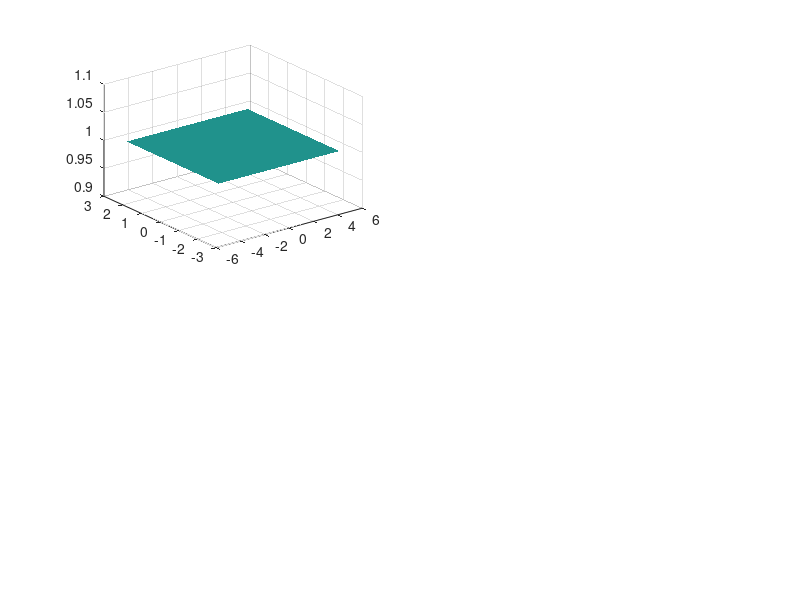

This chart was generated by the following MATLAB code: (Note: this script raises an error after producing the figure.)
% Semi-implicit scheme of Casulli for the 2D shallow water equations with
% wetting and drying and sediment transport
clear;
% close all;

global g gamma Nx Ny dx dy dt;
global sA sm sUc sphi;

%  physical parameters
xL =-5;     xR = 5; 
yL =-2.5;   yR = 2.5;
g = 9.81;       % acceleration due to gravity
gamma = 0.0;   % bottom friction coefficient

sA   = 0.24;  % some coefficient in the sediment transport flux
sm   = 3;    % sediment flux parameter
sUc  = 0.3;  % critical velocity below which sediment does not move
sphi = 0.05; % porosity of the sediment

% method parameters
Nx = 128;
Ny = 64;
dx = (xR-xL)/Nx;
dy = (yR-yL)/Ny;

x  = linspace(xL,xR,Nx+1); % face x-coordinates of the cells
y  = linspace(yL,yR,Ny+1); % face y-coordinates of the cells
xb = 0.5*(x(2:end) + x(1:end-1)); % cell bary-centers in x 
yb = 0.5*(y(2:end) + y(1:end-1)); % cell bary-centers in y

% time parameters
t   = 0;
dt0 = 0.1;
CFL = 0.5;    % Courant-Friedrichs-Levi number <= 1

% initial conditions
[Xb,Yb] = meshgrid(xb,yb);
[X ,Y ] = meshgrid(x ,y );
dt0  = 0.1;
tend = 100;
etab = 1*ones(Nx,Ny) + 0*exp(-0.5*( (Xb'-0).^2 + (Yb'-0).^2 )/0.9^2);
bathb= 0.4*exp(-0.5*( (Xb'+2.5).^2 + (Yb'-1).^2 )/0.5^2) + ...
       0.4*exp(-0.5*( (Xb'-2.5).^2 + (Yb'+1).^2 )/0.5^2);
b0 = bathb;
Hb = max(0,etab - bathb); % total water depth in the cell centers
u = 1.0*ones(Nx+1,Ny); % y-velocity at the cell faces 
v = zeros(Nx,Ny+1); % y-velocity at the cell faces 

% plot initial conditions
subplot(2,2,1)
surf(xb,yb,etab','FaceColor','interp','EdgeColor','none');%'EdgeColor','none',
alpha 0.25;
hold on
sb = surf(xb,yb,bathb','EdgeColor','none','FaceColor','flat');
camlight;
view([1 35])
axis([xL xR yL yR -1 1.5])
xlabel('x')
ylabel('y')
hold off
% axis equal;

% t loop
Nt = 100000000;
for n = 1:Nt
    umax = max(max(abs(u)));
    vmax = max(max(abs(v)));
    bmax = max(max(abs(Diffbflux(u,v,Hb))));
    Cmax = max([ umax vmax bmax]);
    dt = min(dt0,CFL*dx/Cmax)
    if(t + dt > tend)
        dt = tend - t;
    end
    if(t >= tend)
        break
    end

    %
    Hb = max(0,etab - bathb); % total water depth in the cell centers
    [Hmx,Hpx,Hmy,Hpy,Hx,Hy,tHx,tHy,rhsb] = LinearPartCoef(Hb,u,v); 

    % Explicit subsystem (velocity convection)
    [u,v] = MomentumConvection(u,v);
    [u,v] = VelocityFilter(u,v,tHx,tHy);
    % bathymetry update
    bathb = BathUpdate(bathb,u,v,Hb);
  
    % Newton-type iterations
    kMax = 100;
    for k = 1:kMax
        % determine the wet cells
        Hb = max(0,etab - bathb);
        wet = Hb > 0;
        Teta = Hb + MatVecProd(etab,bathb,Hmx,Hpx,Hmy,Hpy,wet);
        residual = Teta - rhsb;
        res_norm = norm(residual);
        if(max(max(abs(residual)))<1e-10)
            break
        end
        [deta,CGk,CGerr] = CGSolver(residual,bathb,Hmx,Hpx,Hmy,Hpy,wet);
        etab = etab - deta;
    end
    % update the velocity
    [u,v] = VelocityUpdate(u,v,etab,Hx,Hy);

    t = t + dt;
    
    %% Postprocessing and plotting
    epsPlot = 1e-2;
    etabPlot = etab;
    etabPlot(Hb<epsPlot)=NaN;
    ub = 0.5*(u(1:end-1,:) + u(2:end,:));
    vb = 0.5*(v(:,1:end-1) + v(:,2:end));
    uvb = sqrt(ub.^2 + vb.^2);
    uvb(Hb<epsPlot)=NaN;

    subplot(2,2,1)
    surf(xb,yb,(etabPlot)','FaceColor','interp','EdgeColor','none');%'EdgeColor','none',
    alpha 0.75;
    hold on
    surf(xb,yb,bathb','EdgeColor','none','FaceColor','flat');
    camlight;
    view([1 35])
    axis([xL xR yL yR -0.05 1.1])
    clim([min(min(etab))-1e-3 max(max(etab))+1e-3])
    xlabel('x')
    ylabel('y')
    zlabel('$b,\ \eta$','Interpreter','latex')
    hold off
    frame(n) = getframe;

%     view([0 90])
    subplot(2,2,2)
    plot(xb,etabPlot(:,Ny/2),'o')
    hold on
    plot(xb,ub(:,Ny/2),'*')
    plot(xb,b0(:,Ny/2))
    plot(xb,bathb(:,Ny/2),'r')
    xlabel('x')
    ylabel('$b,\ \eta,\ u$','Interpreter','latex')
    title(strcat('t = ',num2str(t),',   dt = ',num2str(dt)))
    hold off

    subplot(2,2,3)
    plot(xb,etabPlot(:,Ny/2),'o')
    axis([xL xR .50 1.05])
    xlabel('x')
    ylabel('\eta')
    pause(0.001)
end
